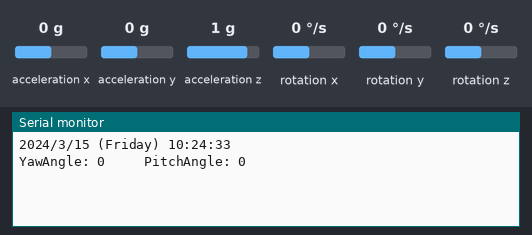
Bench run of a sketch on a simulated Arduino Uno, built with avr-gcc and run on an emulated ATmega328P. On the bench: the last lines printed to the serial monitor. The test bench sets the inputs (shaded band); at power-on: acceleration x 0 g, acceleration y 0 g, acceleration z 1 g, rotation z 0 °/s, rotation x 0 °/s, rotation y 0 °/s. The local clock reads 2024-03-15 10:24:30 at power-on unless the sketch sets it.

Above: at 4.2 s.
4.3 s: acceleration x set to -1.4 g
At 5.7 s:
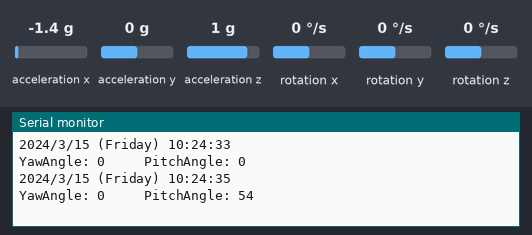
7.0 s: acceleration y set to -1.4 g
At 7.4 s:
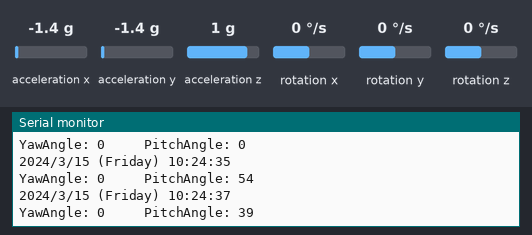
9.7 s: acceleration z set to -1.4 g
At 12.1 s:
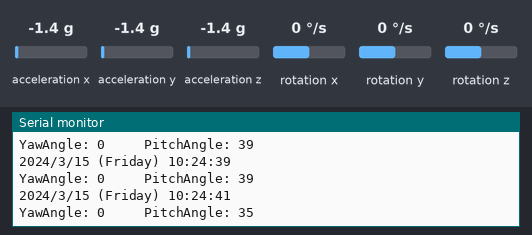
12.4 s: rotation z set to -192 °/s
At 13.8 s:
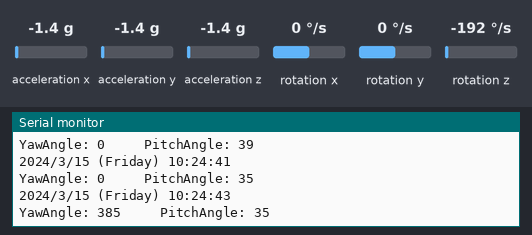
Timing chart, 0 to 15.4 s (numbered marks = the images above; inputs shaded):
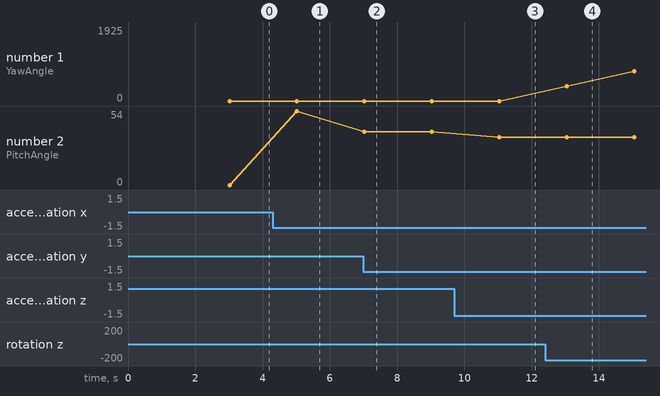

Measured:
- after the input at 4.3 s, the serial monitor: prints a new line after 0.72 s (image 1)
- after the input at 7.0 s, the serial monitor: prints a new line at once (image 2)
- after the input at 9.7 s, the serial monitor: prints a new line after 1.3 s (image 3)
- after the input at 12.4 s, the serial monitor: prints a new line after 0.65 s (image 4)
- plotted number 1: 0 → 1925 after the input at 12.4 s
- plotted number 2: 0 → 54 after the input at 4.3 s, 39 → 35 after the input at 9.7 s

The sketch:

angleTime_reset.ino
```cpp
#include <MPU6050_tockn.h>
#include "RTClib.h"
#include <Wire.h>

MPU6050 mpu6050(Wire);
RTC_DS3231 rtc;
char daysOfTheWeek[7][12] = {"Sunday", "Monday", "Tuesday", "Wednesday", "Thursday", "Friday", "Saturday"};
void setup() {
  Serial.begin(19200);
  // put your setup code here, to run once:
  mpu6050.calcGyroOffsets(true);
  if (! rtc.begin()) {
    Serial.println("Couldn't find RTC");
    Serial.flush();
    while (1) delay(10);
  }

  if (rtc.lostPower()) {
    Serial.println("RTC lost power, let's set the time!");
    // When time needs to be set on a new device, or after a power loss, the
    // following line sets the RTC to the date & time this sketch was compiled
    rtc.adjust(DateTime(F(__DATE__), F(__TIME__)));
    // This line sets the RTC with an explicit date & time, for example to set
    // January 21, 2014 at 3am you would call:
    // rtc.adjust(DateTime(2014, 1, 21, 3, 0, 0));
  }

}

void loop() {
  // put your main code here, to run repeatedly:
  mpu6050.update();
  DateTime now = rtc.now();
  Serial.print(now.year(), DEC);
    Serial.print('/');
    Serial.print(now.month(), DEC);
    Serial.print('/');
    Serial.print(now.day(), DEC);
    Serial.print(" (");
    Serial.print(daysOfTheWeek[now.dayOfTheWeek()]);
    Serial.print(") ");
    Serial.print(now.hour(), DEC);
    Serial.print(':');
    Serial.print(now.minute(), DEC);
    Serial.print(':');
    Serial.print(now.second(), DEC);
    Serial.println();

  Serial.println("YawAngle: " + String(round(-mpu6050.getAngleZ())) + "     PitchAngle: " + String(round(mpu6050.getAngleY())));
  delay(2000);
}
```
